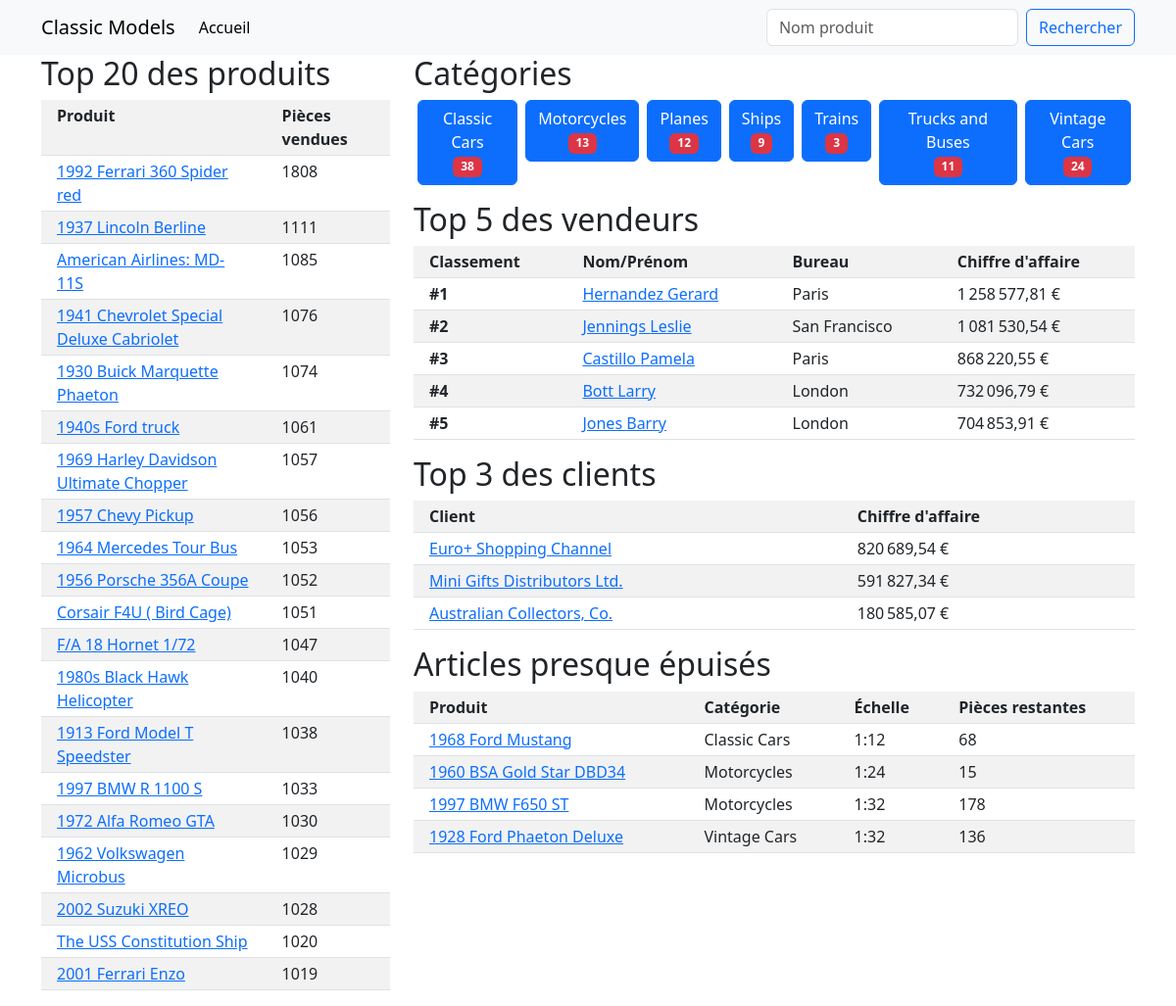
/SQL-classic-models-v2-/index.php, run on the app's committed database.
### tables this page shows
CREATE TABLE `products` (
  `productCode` varchar(15) NOT NULL,
  `productName` varchar(70) NOT NULL,
  `productLine` varchar(50) NOT NULL,
  `productScale` varchar(10) NOT NULL,
  `productVendor` varchar(50) NOT NULL,
  `productDescription` text NOT NULL,
  `quantityInStock` smallint(6) NOT NULL,
  `buyPrice` double NOT NULL,
  `MSRP` double NOT NULL
);

CREATE TABLE `employees` (
  `employeeNumber` int(11) NOT NULL,
  `lastName` varchar(50) NOT NULL,
  `firstName` varchar(50) NOT NULL,
  `extension` varchar(10) NOT NULL,
  `email` varchar(100) NOT NULL,
  `officeCode` varchar(10) NOT NULL,
  `reportsTo` int(11) DEFAULT NULL,
  `jobTitle` varchar(50) NOT NULL
);

CREATE TABLE `offices` (
  `officeCode` varchar(10) NOT NULL,
  `city` varchar(50) NOT NULL,
  `phone` varchar(50) NOT NULL,
  `addressLine1` varchar(50) NOT NULL,
  `addressLine2` varchar(50) DEFAULT NULL,
  `state` varchar(50) DEFAULT NULL,
  `country` varchar(50) NOT NULL,
  `postalCode` varchar(15) NOT NULL,
  `territory` varchar(10) NOT NULL
);

CREATE TABLE `customers` (
  `customerNumber` int(11) NOT NULL,
  `customerName` varchar(50) NOT NULL,
  `contactLastName` varchar(50) NOT NULL,
  `contactFirstName` varchar(50) NOT NULL,
  `phone` varchar(50) NOT NULL,
  `addressLine1` varchar(50) NOT NULL,
  `addressLine2` varchar(50) DEFAULT NULL,
  `city` varchar(50) NOT NULL,
  `state` varchar(50) DEFAULT NULL,
  `postalCode` varchar(15) DEFAULT NULL,
  `country` varchar(50) NOT NULL,
  `salesRepEmployeeNumber` int(11) DEFAULT NULL,
  `creditLimit` double DEFAULT NULL
);

### SQL-classic-models-v2-/index.php (called while the page is built, shortened)
<?php
require_once './lib/format.php';
require_once './model/products.php';
require_once './model/customers.php';
require_once './model/employees.php';
$outOfStock = getOutOfStockProducts();
$bestSellers = getBestSellersProducts();
$bestCustomers = getBestCustomers();
$bestEmployees = getBestEmployees();
$productLines = getNumberOfProductsByProductLines();
include './templates/index.phtml';

### SQL-classic-models-v2-/model/products.php (called while the page is built, shortened)
<?php
function getOutOfStockProducts():array{
    $database = connect();
    $SQL = 'SELECT `productCode`,
                   `productName`,
                   `productLine`,
                   `productScale`,
                   `quantityInStock`
            FROM `products`
            WHERE `quantityInStock` <= 200;';
    $query = $database->prepare($SQL);
    $query->execute();
    $datas = $query->fetchAll(PDO::FETCH_ASSOC);
    return $datas;
}
function getBestSellersProducts():array{
    $database = connect();
    $SQL = 'SELECT `products`.`productCode`,
                   `products`.`productName`,
                   SUM(`orderdetails`.`quantityOrdered`) AS `quantity`
            FROM `products`
            JOIN `orderdetails` ON `orderdetails`.`productCode` = `products`.`productCode`
            GROUP BY `products`.`productCode`
            ORDER BY `quantity` DESC
            LIMIT 20';
    $query = $database->prepare($SQL);
    $query->execute();
    $datas = $query->fetchAll(PDO::FETCH_ASSOC);
    return $datas;
}
function getNumberOfProductsByProductLines(){
    $database = connect();
    $SQL = 'SELECT `productLine`, COUNT(*) AS `quantity`
            FROM `products`
            GROUP BY  `productLine`;';
    $query = $database->prepare($SQL);
    $query->execute();
    $datas = $query->fetchAll(PDO::FETCH_ASSOC);
    return $datas;
}

### SQL-classic-models-v2-/model/employees.php (called while the page is built, shortened)
<?php
function getBestEmployees(): array{
    $database = connect();
    $SQL = 'SELECT `employees`.`employeeNumber`,
                   `employees`.`lastName`,
                   `employees`.`firstName`,
                   `offices`.`city`,
                   ROUND(SUM(`orderdetails`.`quantityOrdered`* `orderdetails`.`priceEach`), 2) AS `CA`
            FROM `employees`
            JOIN `offices` ON `offices`.`officeCode` = `employees`.`officeCode`
            JOIN `customers` ON `customers`.`salesRepEmployeeNumber` = `employees`.`employeeNumber`
            JOIN `orders` ON `orders`.`customerNumber` = `customers`.`customerNumber`
            JOIN `orderdetails` ON `orderdetails`.`orderNumber` = `orders`.`orderNumber`
            GROUP BY `employees`.`employeeNumber`
            ORDER BY `CA` DESC
            LIMIT 5;';
    $query = $database->prepare($SQL);
    $query->execute();
    $datas = $query->fetchAll(PDO::FETCH_ASSOC);
    return $datas;
}

### SQL-classic-models-v2-/lib/format.php (called while the page is built)
<?php
function euro(int|float $number): string {
    $fmt = numfmt_create( 'fr_FR', NumberFormatter::CURRENCY );
    return numfmt_format_currency($fmt, $number, "EUR");
}

### SQL-classic-models-v2-/model/customers.php (called while the page is built, shortened)
<?php
function getBestCustomers():array{
    $database = connect();
    $SQL = 'SELECT `customers`.`customerNumber`, `customers`.`customerName`, ROUND(SUM(`orderdetails`.`quantityOrdered`* `orderdetails`.`priceEach`), 2) AS `CA`
            FROM `customers`
            JOIN `orders` ON `orders`.`customerNumber` = `customers`.`customerNumber`
            JOIN `orderdetails` ON `orderdetails`.`orderNumber` = `orders`.`orderNumber`
            GROUP BY `customers`.`customerNumber`
            ORDER BY `CA` DESC
            LIMIT 3;';
    $query = $database->prepare($SQL);
    $query->execute();
    $datas = $query->fetchAll(PDO::FETCH_ASSOC);
    return $datas;
}

### SQL-classic-models-v2-/templates/blocs/home/bloc-best-sellers.phtml (the view)
<h2>Top <?=count($bestSellers)?> des produits</h2>
<table class="table table-sm table-striped table-hover">
    <tr>
        <th class="px-3">Produit</th>
        <th class="px-3">Pièces vendues</th>
    </tr>
    <?php foreach($bestSellers as $product) : ?>
        <tr>
            <td class="px-3">
                <a href="product.php?id=<?=$product['productCode']?>">
                    <?=$product['productName']?>
                </a>
            </td>
            <td class="px-3"><?=$product['quantity']?></td>
        </tr>
    <?php endforeach; ?>
</table>

### SQL-classic-models-v2-/templates/blocs/header.phtml (shortened to what this page needs)
<!DOCTYPE html>
<html lang="fr">
<head>
    <link href="https://cdn.jsdelivr.net/npm/bootstrap@5.3.0-alpha3/dist/css/bootstrap.min.css" rel="stylesheet">
</head>
<body>
    <nav class="navbar navbar-expand-lg bg-body-tertiary">
    <div class="container">
        <a class="navbar-brand" href="#">Classic Models</a>
        <div class="collapse navbar-collapse justify-content-between" id="navbarNav">
        <ul class="navbar-nav">
            <li class="nav-item">
                <a class="nav-link active" aria-current="page" href="index.php">Accueil</a>
            </li>
        </ul>
        <form class="d-flex" role="search" action="search.php" method="POST">
            <input name="product-name" class="form-control me-2" type="search" placeholder="Nom produit" aria-label="Search">
            <button class="btn btn-outline-primary" type="submit">Rechercher</button>
        </form>
        </div>
    </div>
    </nav>

### SQL-classic-models-v2-/templates/index.phtml (shortened to what this page needs)
<?php include './templates/blocs/header.phtml' ?>
    <main>
        <section id='section-products-sales'>
            <div class="container">
                <div class="row">
                    <div class="col-4">
                        <?php include './templates/blocs/home/bloc-best-sellers.phtml'; ?>
                    </div>
                    <div class="col-8">
                        <?php include './templates/blocs/home/bloc-productlines.phtml'; ?>
                        <?php include './templates/blocs/home/bloc-top-employees.phtml'; ?>
                        <?php include './templates/blocs/home/bloc-top-customers.phtml'; ?>
                        <?php include './templates/blocs/home/bloc-product-out-of-stock.phtml'; ?>
                    </div>
                </div>
            </div>
        </section>
    </main>
<?php include './templates/blocs/footer.phtml' ?>

### SQL-classic-models-v2-/templates/blocs/home/bloc-productlines.phtml
<h2>Catégories</h2>
<ul class="list-unstyled d-flex">
<?php foreach($productLines as $productLine) : ?>
    <li>
        <a href="productLine.php?id=<?=$productLine['productLine']?>"
         class="btn btn-primary mx-1">
         <?=$productLine['productLine']?><br>
            <span class="badge text-bg-danger"><?=$productLine['quantity']?></span>
        </a>
    </li>
    <?php endforeach; ?>
</ul>

### SQL-classic-models-v2-/templates/blocs/home/bloc-top-employees.phtml
<h2>Top <?=count($bestEmployees)?> des vendeurs</h2>
<table class="table table-sm table-striped table-hover">
    <tr>
        <th class="px-3">Classement</th>
        <th class="px-3">Nom/Prénom</th>
        <th class="px-3">Bureau</th>
        <th class="px-3">Chiffre d'affaire</th>
    </tr>
    <?php foreach($bestEmployees as $key=>$employee) : ?>
    <tr>
        <td class="px-3"><strong>#<?=$key+1?></strong></td>
        <td class="px-3">
            <a href="employee.php?id=<?=$employee['employeeNumber']?>">
            <?=$employee['lastName']?>
            <?=$employee['firstName']?>
            </a>
        </td>
        <td class="px-3"> <?=$employee['city']?></td>
        <td class="px-3"><?=euro($employee['CA'])?></td>
    </tr>
    <?php endforeach; ?>
</table>

### SQL-classic-models-v2-/templates/blocs/home/bloc-top-customers.phtml
<h2>Top <?=count($bestCustomers)?> des clients</h2>
<table class="table table-sm table-striped table-hover">
    <tr>
        <th class="px-3">Client</th>
        <th class="px-3">Chiffre d'affaire</th>
    </tr>
    <?php foreach($bestCustomers as $customer) : ?>
    <tr>
        <td class="px-3">
            <a href="customer.php?id=<?=$customer['customerNumber']?>">
               <?=$customer['customerName']?>
            </a>
        </td>
        <td class="px-3"><?=euro($customer['CA'])?></td>
    </tr>
    <?php endforeach; ?>
</table>

### SQL-classic-models-v2-/templates/blocs/home/bloc-product-out-of-stock.phtml
<h2>Articles presque épuisés</h2>
<table class="table table-sm table-striped table-hover">
    <tr>
        <th class="px-3">Produit</th>
        <th class="px-3">Catégorie</th>
        <th class="px-3">Échelle</th>
        <th class="px-3">Pièces restantes</th>
    </tr>
    <?php foreach($outOfStock as $product) : ?>
        <tr>
            <td class="px-3">
                <a href="product.php?id=<?=$product['productCode']?>">
                  <?=$product['productName']?>
                </a>
            </td>
            <td class="px-3"><?=$product['productLine']?></td>
            <td class="px-3"><?=$product['productScale']?></td>
            <td class="px-3"><?=$product['quantityInStock']?></td>
        </tr>
    <?php endforeach; ?>
</table>

### SQL-classic-models-v2-/templates/blocs/footer.phtml (shortened to what this page needs)
    </body>
</html>

### data on the page
products: productName "1992 Ferrari 360 Spider red", quantity "1808"
products: productName "1937 Lincoln Berline", quantity "1111"
products: productName "American Airlines: MD-11S", quantity "1085"
products: productName "1941 Chevrolet Special Deluxe Cabriolet", quantity "1076"
products: productName "1930 Buick Marquette Phaeton", quantity "1074"
products: productName "1940s Ford truck", quantity "1061"
products: productName "1969 Harley Davidson Ultimate Chopper", quantity "1057"
products: productName "1957 Chevy Pickup", quantity "1056"
products: productName "1964 Mercedes Tour Bus", quantity "1053"
products: productName "1956 Porsche 356A Coupe", quantity "1052"
products: productName "Corsair F4U ( Bird Cage)", quantity "1051"
products: productName "F/A 18 Hornet 1/72", quantity "1047"
products: productName "1980s Black Hawk Helicopter", quantity "1040"
products: productName "1913 Ford Model T Speedster", quantity "1038"
products: productName "1997 BMW R 1100 S", quantity "1033"
products: productName "1972 Alfa Romeo GTA", quantity "1030"
products: productName "1962 Volkswagen Microbus", quantity "1029"
products: productName "2002 Suzuki XREO", quantity "1028"
products: productName "The USS Constitution Ship", quantity "1020"
products: productName "2001 Ferrari Enzo", quantity "1019"
employees: lastName "Hernandez", firstName "Gerard", officeCode.city "Paris", CA "1 258 577,81 €"
employees: lastName "Jennings", firstName "Leslie", officeCode.city "San Francisco", CA "1 081 530,54 €"
employees: lastName "Castillo", firstName "Pamela", officeCode.city "Paris", CA "868 220,55 €"
employees: lastName "Bott", firstName "Larry", officeCode.city "London", CA "732 096,79 €"
employees: lastName "Jones", firstName "Barry", officeCode.city "London", CA "704 853,91 €"
customers: customerName "Euro+ Shopping Channel", CA "820 689,54 €"
customers: customerName "Mini Gifts Distributors Ltd.", CA "591 827,34 €"
customers: customerName "Australian Collectors, Co.", CA "180 585,07 €"
products: productName "1968 Ford Mustang", productLine "Classic Cars", productScale "1:12", quantityInStock "68"
products: productName "1960 BSA Gold Star DBD34", productLine "Motorcycles", productScale "1:24", quantityInStock "15"
products: productName "1997 BMW F650 ST", productLine "Motorcycles", productScale "1:32", quantityInStock "178"
products: productName "1928 Ford Phaeton Deluxe", productLine "Vintage Cars", productScale "1:32", quantityInStock "136"

### other printed values
count($bestSellers) "20"
$productLine['productLine'] "Classic Cars"
$productLine['quantity'] "38"
$productLine['productLine'] "Motorcycles"
$productLine['quantity'] "13"
$productLine['productLine'] "Planes"
$productLine['quantity'] "12"
$productLine['productLine'] "Ships"
$productLine['quantity'] "9"
$productLine['productLine'] "Trains"
$productLine['quantity'] "3"
$productLine['productLine'] "Trucks and Buses"
$productLine['quantity'] "11"
$productLine['productLine'] "Vintage Cars"
$productLine['quantity'] "24"
